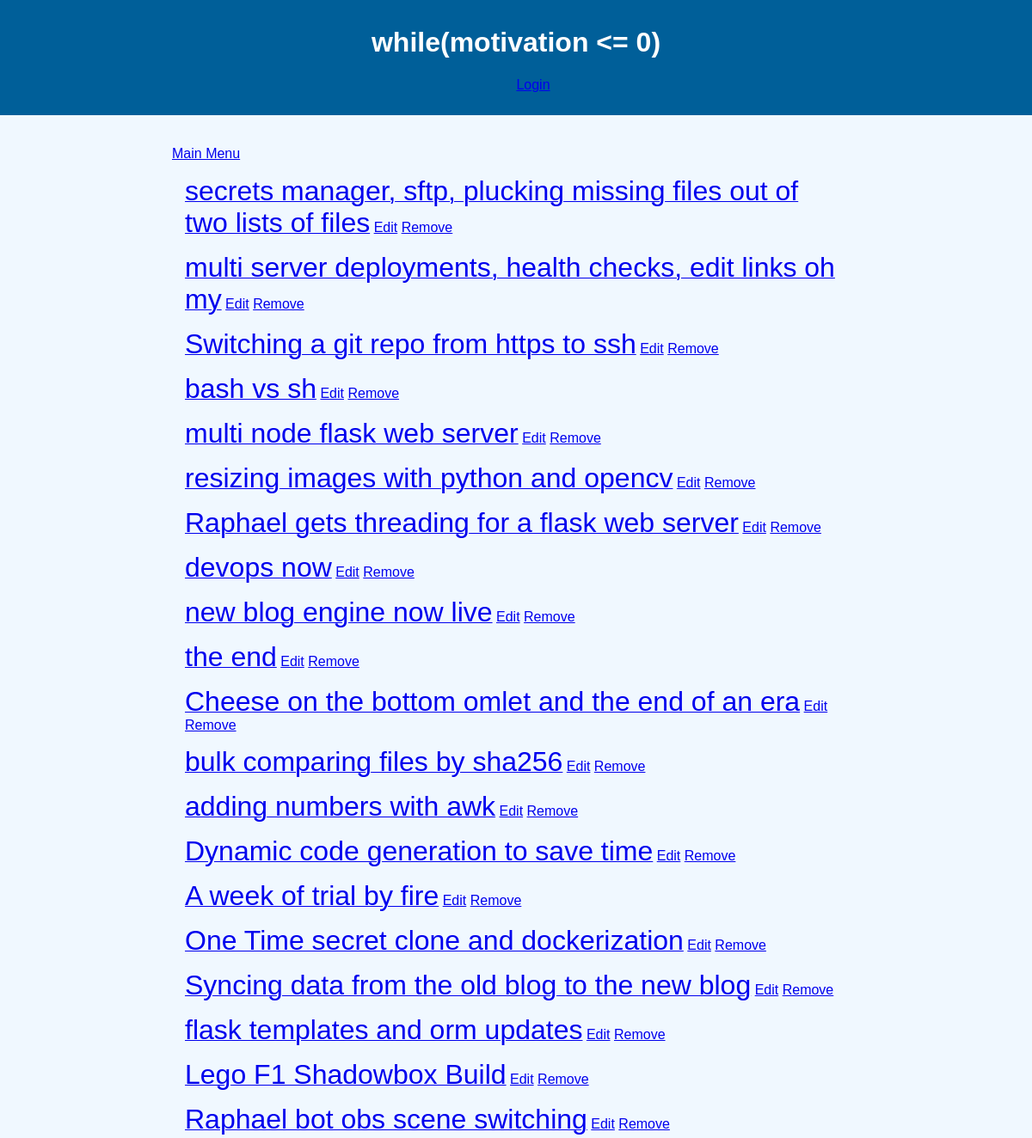
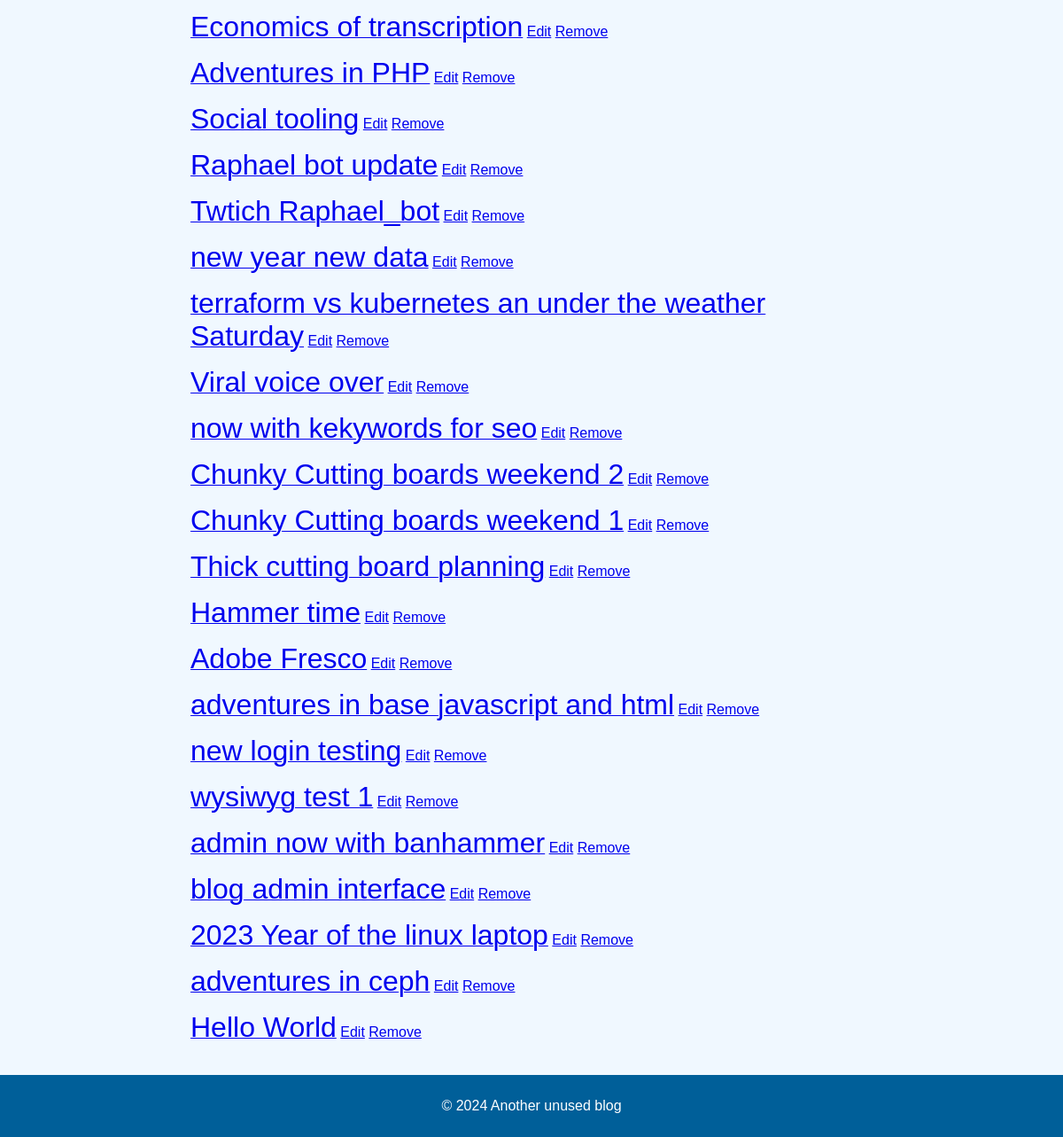
Page /post on the committed database (2 pictures, top to bottom).
### tables this page shows
CREATE TABLE post
(
    id      integer not null
        constraint id
            primary key autoincrement,
    subject TEXT
, date INTEGER, rss_description TEXT, seo_keywords TEXT, body TEXT, old_id TEXT);

### app.py (the view)
@app.route('/post', methods=['GET'])
def blogposts():
    conn = sqlite3.connect(db_path)
    sql = "SELECT * FROM post order by id desc"
    cur = conn.cursor()
    cur.execute(sql)
    results = cur.fetchall()
    posts = []
    for result in results:
        post = {
            'id': result[0],
            'subject': result[1],
            'date': result[2],
            'rss_description': result[3],
            'seo_keywords': result[4],
            'body': result[5]
        }
        posts.append(post)
    cur.close()
    conn.close()
    return render_template("postlist.html", posts=posts)

### templates/postlist.html
{% extends 'base.html' %}
{% block content %}
    <p><a href="{{ url_for("show_menu") }}">Main Menu</a></p>
    {%for blog in posts%}
    <div class="postbox" id="post{{blog['id']}}" data-keywords="{{blog['seo']}}">
        <a href="/post/{{blog['id']}}"><span class="posttitle">{{blog['subject']}}</span></a>
        <a href="{{ url_for("edit_blog_posts",number=blog['id']) }}">Edit</a>
        <a href="{{ url_for("remove_blog_post",postid=blog['id']) }}">Remove</a>
    </div>
{%endfor%}
{% endblock %}

### static/style.css (style rules this page uses)
body { font-family: Arial, sans-serif; background-color: #f0f8ff; color: #333; margin: 0; padding: 0; }
.posttitle { font-size: xx-large; }
.postbox { margin: 15px; position: relative; }

### rows in the picture
post: subject "secrets manager, sftp, plucking missing files out of two lists of files"
post: subject "multi server deployments, health checks, edit links oh my"
post: subject "Switching a git repo from https to ssh"
post: subject "bash vs sh"
post: subject "multi node flask web server"
post: subject "resizing images with python and opencv"
post: subject "Raphael gets threading for a flask web server"
post: subject "devops now"
post: subject "new blog engine now live"
post: subject "the end"
post: subject "Cheese on the bottom omlet and the end of an era"
post: subject "bulk comparing files by sha256"
post: subject "adding numbers with awk"
post: subject "Dynamic code generation to save time"
post: subject "A week of trial by fire"
post: subject "One Time secret clone and dockerization"
post: subject "Syncing data from the old blog to the new blog"
post: subject "flask templates and orm updates"
post: subject "Lego F1 Shadowbox Build"
post: subject "Raphael bot obs scene switching"
post: subject "Economics of transcription"
post: subject "Adventures in PHP"
post: subject "Social tooling"
post: subject "Raphael bot update"
post: subject "Twtich Raphael_bot"
post: subject "new year new data"
post: subject "terraform vs kubernetes an under the weather Saturday"
post: subject "Viral voice over"
post: subject "now with kekywords for seo"
post: subject "Chunky Cutting boards weekend 2"
post: subject "Chunky Cutting boards weekend 1"
post: subject "Thick cutting board planning"
post: subject "Hammer time"
post: subject "Adobe Fresco"
post: subject "adventures in base javascript and html"
post: subject "new login testing"
post: subject "wysiwyg test 1"
post: subject "admin now with banhammer"
post: subject "blog admin interface"
post: subject "2023 Year of the linux laptop"
post: subject "adventures in ceph"
post: subject "Hello World"
